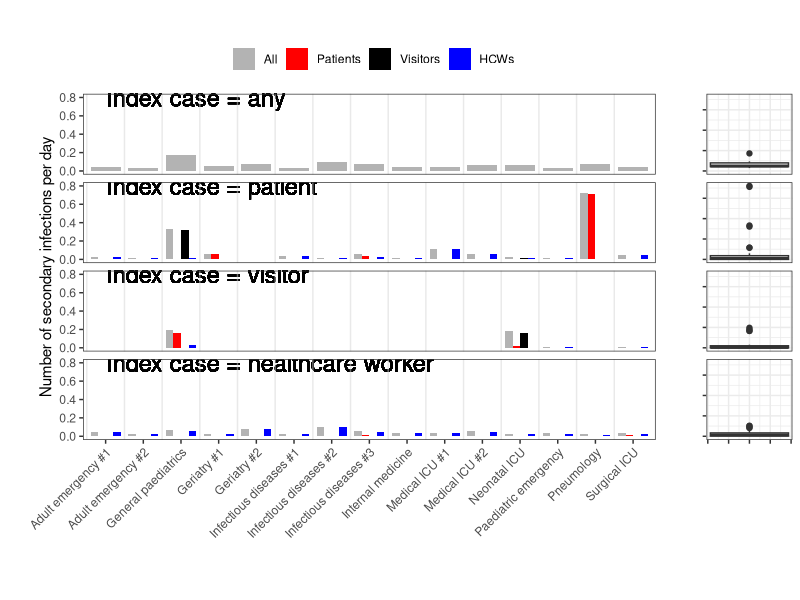
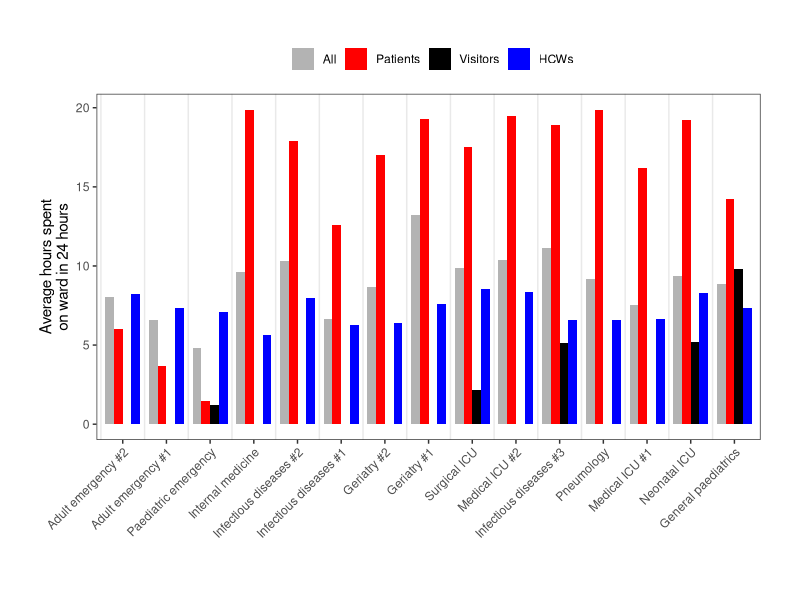
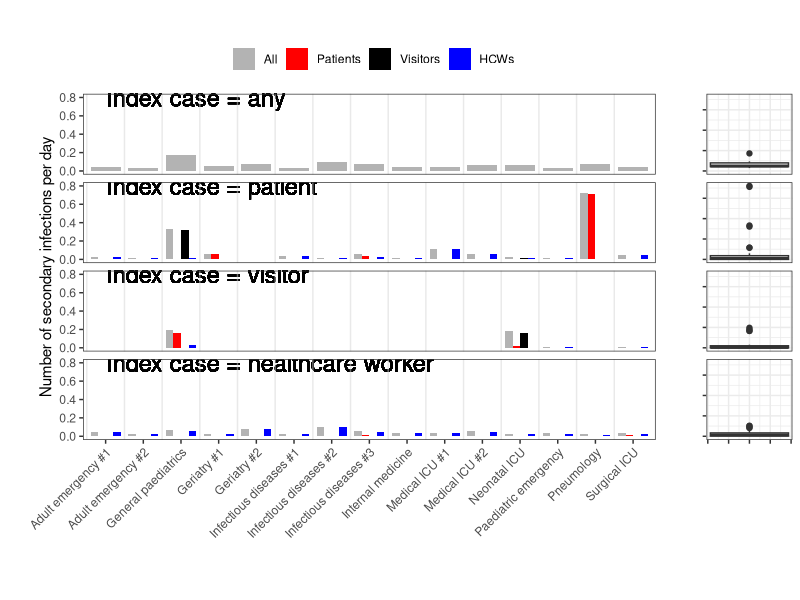
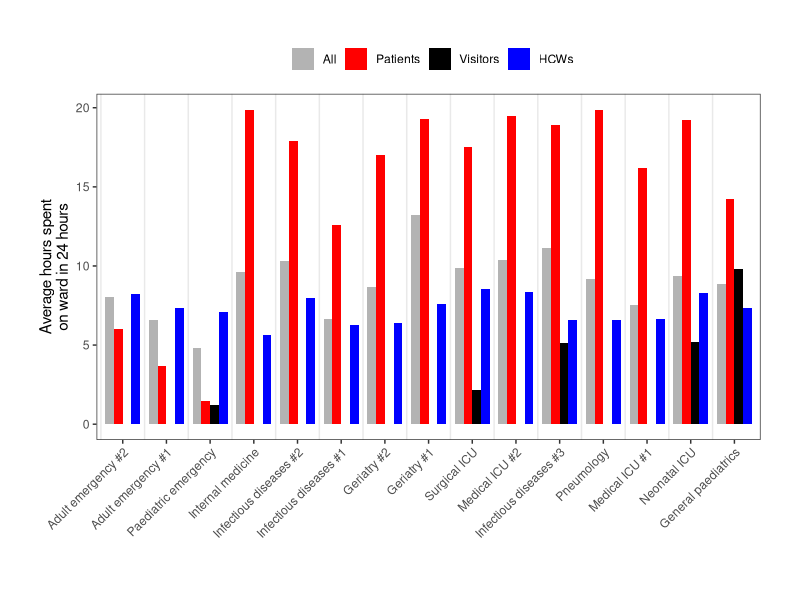
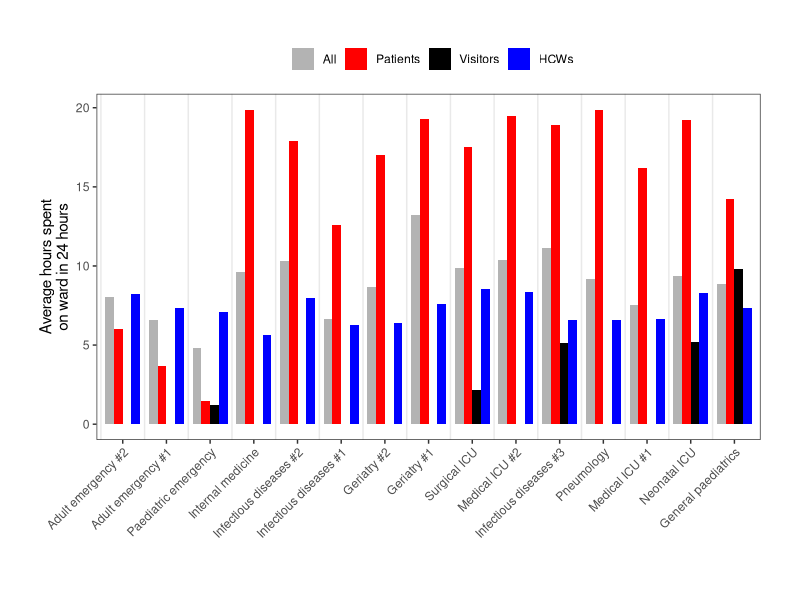

The R source for these figures, in order: (Note: this script raises an error after producing the figures.)
library(tidyverse)
library(magrittr)
library(ggplot2)
library(lubridate)
library(data.table)
library(gridExtra)
library(GGally)
library(igraph)
library(egg)


# list_ward <- read_csv("input/list_ward_complete.csv")
# admission <- read_csv("input/id_function_complete.csv")
# timespent_mins <- read_csv(file = "input/met_timespent_mins_complete.csv")
list_ward <- read_csv("input/list_ward_partial.csv")
admission <- read_csv("input/id_function_partial.csv")
timespent_mins <- read_csv(file = "input/met_timespent_mins_partial.csv")

Label_tib <- read_csv("input/newID_order.csv")


timespent <- timespent_mins %>% 
  select(id, time_J1, time_N1, time_J2) %>% 
  pivot_longer(-id, names_prefix = "time_", names_to = "shift", values_to = "total_mins")


cats <- admission$catHosp %>% unique %>% sort
# order them
cats <- c("patient", "visitor", cats[cats != "investigation"], "investigation") %>% unique
stats <- c("PA", "V", "PE")

admission_types = admission %>% 
  transmute(id, status, catHosp = factor(catHosp, cats))

# function determining probability of infection per duration of contact
sig <- function(x, a) (1 - exp(-x* a))/(1 + exp(-x* a))
a = 0.1

list_ward_thisthat_saveid <- list_ward %>% 
  left_join(admission_types %>% rename_all(function(x) paste0(x, "_from")), by = c("from" = "id_from")) %>% 
  left_join(admission_types %>% rename_all(function(x) paste0(x, "_to")), by = c("to" = "id_to")) %>% 
  filter(catHosp_from != "investigation", catHosp_to != "investigation") %>% 
  mutate(across(starts_with("status"), ~factor(.x, levels = stats))) %>% 
  mutate(combcatHosp_from = catHosp_from %>% {case_when(. == "patient" ~ "Patient"
                                                        , . == "visitor" ~ "Visitor"
                                                        , . == "nurse" ~ "Nurse"
                                                        , . == "physician" ~ "Physician"
                                                        , . == "aux nurse" ~ "Nurse"
                                                        , . == "administration" ~ "Other"
                                                        , . == "ext physician" ~ "Physician"
                                                        , . == "logistic" ~ "Other"
                                                        , . == "student nurse" ~ "Nurse"
                                                        , . == "reeducation staff" ~ "Other"
                                                        , . == "other" ~ "Other")}) %>% 
  mutate(combcatHosp_to = catHosp_to %>% {case_when(. == "patient" ~ "Patient"
                                                    , . == "visitor" ~ "Visitor"
                                                    , . == "nurse" ~ "Nurse"
                                                    , . == "physician" ~ "Physician"
                                                    , . == "aux nurse" ~ "Nurse"
                                                    , . == "administration" ~ "Other"
                                                    , . == "ext physician" ~ "Physician"
                                                    , . == "logistic" ~ "Other"
                                                    , . == "student nurse" ~ "Nurse"
                                                    , . == "reeducation staff" ~ "Other"
                                                    , . == "other" ~ "Other")}) %>% 
  group_by(newID, wardType, from, to, status_from, status_to, catHosp_from, catHosp_to, combcatHosp_from, combcatHosp_to) %>% #first, aggregate contacts which occurred between the same people on the same day
  # filter(length > 60) %>% #AJMAL
  summarise(dur_mins = sum(length)/60) %>% 
  mutate(id_from = from, id_to = to) %>% 
  # filter(dur_mins > 1) %>% #AJMAL
  pivot_longer(cols = c("from", "to"), names_to = "direction", values_to = "id") %>% #then lengthen the table so that each contact counts for both parties
  mutate(this_status = case_when(direction == "from" ~ status_from
                                 , direction == "to" ~ status_to)
         , that_status = case_when(direction == "from" ~ status_to
                                   , direction == "to" ~ status_from)
         , this_catHosp = case_when(direction == "from" ~ catHosp_from
                                    , direction == "to" ~ catHosp_to)
         , that_catHosp = case_when(direction == "from" ~ catHosp_to
                                    , direction == "to" ~ catHosp_from)
         , this_combcatHosp = case_when(direction == "from" ~ combcatHosp_from
                                        , direction == "to" ~ combcatHosp_to)
         , that_combcatHosp = case_when(direction == "from" ~ combcatHosp_to
                                        , direction == "to" ~ combcatHosp_from)
         
         , other_id = case_when(direction == "from" ~ id_to
                                , direction == "to" ~ id_from)) %>% 
  select(-id_from, -id_to)



#### total duration of study in each ward ####
ward_Ttotal <- timespent_mins %>% transmute(id, Ttotal = difftime(N2, J1, units = "mins") %>% as.numeric) %>% 
  left_join(list_ward_thisthat_saveid %>% ungroup %>% select(id, newID)) %>% 
  select(newID, Ttotal) %>% unique

#### Hbar for each ward  ####
# being average time spent with a captor i.e. on the ward
# standardised to 24 hours
ward_hours2 <- timespent_mins %>% 
  transmute(id, time_total) %>% 
  full_join(list_ward_thisthat_saveid %>% ungroup %>% select(id, newID, this_status) %>% unique) %>% 
  group_by(newID) %>% 
  summarise(time_total = mean(time_total)) %>% 
  left_join(ward_Ttotal) %>% 
  mutate(Hbar = 24/Ttotal*time_total)

#### Hbar for each ward and status  ####
# being average time spent with a captor i.e. on the ward, for each status (PA, V, PE)
# standardised to 24 hours
ward_hours2_status <- timespent_mins %>% 
  transmute(id, time_total) %>% 
  full_join(list_ward_thisthat_saveid %>% ungroup %>% select(id, newID, this_status) %>% unique) %>% 
  filter(!is.na(newID)) %>% 
  group_by(newID, this_status) %>% 
  summarise(time_total = mean(time_total)) %>% 
  ungroup %>% 
  complete(newID, this_status, fill = list(time_total = 0)) %>% 
  left_join(ward_Ttotal) %>% 
  mutate(Hbar = 24/Ttotal*time_total)


#### make a single table with zeros ####

# this is the one we want to be our master id-level table for calculating matrices, R0s and even exclusions
matrix_data2 <- list_ward_thisthat_saveid %>% 
  mutate(pInfPerContact = sig(dur_mins, a/60)) %>%
  group_by(newID, this_status, id, that_status) %>% 
  summarise(#n_contacts = n()
            n_contacts = length(unique(other_id))
            , dur_mins = mean(dur_mins)
            , pInfPerContact = mean(pInfPerContact)) %>% 
  ungroup %>% complete(nesting(newID, this_status, id), that_status
                       , fill = list(n_contacts = 0
                                     , contacts_per_hour = 0
                                     , dur_mins = NA
                                     , pInfPerContact = NA)) %>% 
  left_join(timespent %>%
              group_by(id) %>%
              summarise(total_mins = sum(total_mins))) %>%
  mutate(contacts_per_hour = n_contacts/(total_mins/60)) %>% 
  select(newID, this_status, id, total_mins, that_status
         , n_contacts, contacts_per_hour, dur_mins, pInfPerContact)

# here is how to reproduce the generic table (matrix_mean2_gen) from the id-level one (matrix_mean2)
matrix_data2 %>% 
  group_by(newID, id) %>% 
  summarise(dur_mins = sum(dur_mins*n_contacts, na.rm = T)/sum(ifelse(!is.na(dur_mins), n_contacts, 0))
            , pInfPerContact = sum(pInfPerContact*n_contacts, na.rm = T)/sum(ifelse(!is.na(pInfPerContact), n_contacts, 0))
            , contacts_per_hour = sum(contacts_per_hour)
            , n_contacts = sum(n_contacts)) %>% 
  group_by(newID) %>% 
  summarise_at(c("contacts_per_hour", "dur_mins", "pInfPerContact"), mean) %>% 
  # left_join(Didier_wardNames %>% 
  #             transmute(ward_id
  #                       , DidierLabel = paste0("#", ward_id, " ", DidierName)
  #                       , DidierLabel = factor(DidierLabel, levels = unique(DidierLabel)))) %>% 
  # filter(!is.na(DidierLabel)) %>% 
  ungroup %>%
  left_join(ward_hours2 %>% select(newID, Hbar)) %>%
  mutate(daily_risk = replace_na(pInfPerContact, replace = 0)*contacts_per_hour*Hbar) %>% 
  select(newID, contacts_per_hour, dur_mins, pInfPerContact, Hbar, daily_risk)


# from everyone to everyone
complete_DR_gen <- matrix_data2 %>% 
  group_by(newID, id) %>% 
  summarise(dur_mins = sum(dur_mins*n_contacts, na.rm = T)/sum(ifelse(!is.na(dur_mins), n_contacts, 0))
            , pInfPerContact = sum(pInfPerContact*n_contacts, na.rm = T)/sum(ifelse(!is.na(pInfPerContact), n_contacts, 0))
            , contacts_per_hour = sum(contacts_per_hour)
            , n_contacts = sum(n_contacts)) %>% 
  group_by(newID) %>% 
  summarise_at(c("contacts_per_hour", "dur_mins", "pInfPerContact"), mean) %>% 
  ungroup %>%
  left_join(ward_hours2 %>% select(newID, Hbar)) %>%
  mutate(daily_risk = replace_na(pInfPerContact, replace = 0)*contacts_per_hour*Hbar) %>% 
  select(newID, contacts_per_hour, dur_mins, pInfPerContact, Hbar, daily_risk)


# from each this_status to each that_status
# this is almost identical to matrix_mean2 above
complete_DR_status <- matrix_data2 %>% 
  mutate(prod = contacts_per_hour*ifelse(is.na(dur_mins), 0, dur_mins)) %>% 
  group_by(newID, this_status, that_status) %>% 
  # summarise_at(c("n_contacts", "contacts_per_hour", "dur_mins", "pInfPerContact", "prod"), ~mean(.x, na.rm = T)) %>% 
  summarise(total_contacts = sum(n_contacts)
            , across(c("n_contacts", "contacts_per_hour", "dur_mins", "pInfPerContact", "prod"), ~mean(.x, na.rm = T))) %>%
  ungroup %>% complete(newID, this_status, that_status
                       , fill = list(total_contacts = 0)) %>% #adds in entirely missing statuses, and we don't give replacements because it's better if they are NA
  ungroup %>%
  left_join(ward_hours2_status %>% select(newID, this_status, Hbar)) %>%
  mutate(daily_risk = replace_na(pInfPerContact, replace = 0)*contacts_per_hour*Hbar) %>% 
  select(newID, this_status, that_status, contacts_per_hour, dur_mins, pInfPerContact, Hbar, daily_risk)

# from each this_status to all
complete_DR_thisstatus <- complete_DR_status %>% 
  group_by(newID, this_status) %>% 
  summarise(contacts_per_hour = sum(contacts_per_hour)
            , daily_risk = sum(daily_risk)
            , Hbar = Hbar[1]) %>% 
  mutate(pInfPerContact = daily_risk/Hbar/contacts_per_hour
         , dur_mins = NA) %>% 
  select(newID, this_status, contacts_per_hour, dur_mins, pInfPerContact, Hbar, daily_risk)


whisker_top = function(x) {
  lqr = quantile(x, prob = 0.25);
  uqr = quantile(x, prob = 0.75);
  iqr = uqr - lqr;
  return(max(x[x < uqr + iqr]))}
  
whisker_bottom = function(x) {
  lqr = quantile(x, prob = 0.25);
  uqr = quantile(x, prob = 0.75);
  iqr = uqr - lqr;
  return(min(x[x > lqr - iqr]))}

boxplot_DR_gen_numbers <- complete_DR_gen %>% 
  select(daily_risk) %>% 
  summarise_all(.funs = list(whisker_bottom = whisker_bottom
                             , lqr = function(x) quantile(x, prob = 0.25)
                             , median = median
                             , uqr = function(x) quantile(x, prob = 0.75)
                             , whisker_top = whisker_top
                             , iqr = function(x) {quantile(x, prob = 0.75) - quantile(x, prob = 0.25)}
  ))
             
boxplot_DR_gen <- complete_DR_gen %>% 
  ggplot() + geom_boxplot(aes(y = daily_risk))





# complete_DR_gen$daily_risk %>% range
DR_plot <-
  rbind(complete_DR_gen %>% mutate(this_status = "ALL", that_status = "ALL")
      , complete_DR_thisstatus %>% mutate(that_status = "ALL")
      , complete_DR_status) %>% 
  mutate_at(c("this_status", "that_status"), function(x) factor(x, levels = c("ALL", "PA", "V", "PE"))) %>% 
  # mutate_at(c("this_status", "that_status"), function(x) factor(x, labels = c("All", "Patients", "Visitors", "HCWs"))) %>% 
  mutate_at(c("that_status"), function(x) factor(x, labels = c("All", "Patients", "Visitors", "HCWs"))) %>% 
  mutate_at(c("this_status"), function(x) factor(x, labels = paste0("Index case = ", c("any", "patient", "visitor", "healthcare worker")))) %>% 
  ggplot(aes(x = newID, y = daily_risk, fill = that_status)) + 
  geom_bar(stat = "identity", position = position_dodge(width=0.8)
           , width = 0.8
  ) + 
  facet_grid(this_status~.) +
  scale_fill_manual(values = c(All = "grey70", Patients = "red", Visitors = "black", HCWs = "blue")) + 
  theme_bw() + 
  labs(x = "", y = "Number of secondary infections per day", fill = "") + 
  geom_text(aes(x = 1, y = 0.8, label = this_status), hjust = 0, size = 6) +
  # annotate("text", aes(x= 1, y = 0.8, label = label), data = tibble(label = paste("Index case =", c("any", "patient", "visitor", "healthcare worker")))) 
  theme(panel.grid = element_blank()
        , axis.text.x = element_text(angle = 45, hjust = 1)
        , plot.margin = unit(c(1, 1, 1, 1), "cm")
        , strip.text = element_blank()
        , strip.background.y = element_rect(fill = "white")
        , legend.direction = "horizontal", legend.position = "top"
  ) + 
  geom_vline(xintercept = seq(0.5, by = 1, length.out = 15), color="lightgray", size=.5, alpha=.5) # set vertical lines between x groups

DR_boxplot <- rbind(complete_DR_gen %>% mutate(this_status = "ALL", that_status = "ALL")
      , complete_DR_thisstatus %>% mutate(that_status = "ALL")
      , complete_DR_status) %>% 
  mutate_at(c("this_status", "that_status"), function(x) factor(x, levels = c("ALL", "PA", "V", "PE"))) %>% 
  mutate_at(c("this_status", "that_status"), function(x) factor(x, labels = c("All", "Patients", "Visitors", "HCWs"))) %>% 
  ggplot(aes(y = daily_risk)) + geom_boxplot() + 
  facet_grid(this_status~.) + 
  theme_bw() + 
  theme(strip.text = element_blank()
        , axis.title.y = element_blank()
        , axis.text.y = element_blank()
        , axis.text.x = element_blank())


DR_barplot_boxplot <- egg::ggarrange(DR_plot, DR_boxplot, ncol = 2, widths = c(20, 3))

ggsave(DR_barplot_boxplot, filename = "output/Fig_DAR_boxplots.pdf", width = 23, height = 25, units = "cm", device = "pdf")


Label_tib
Hbar_plot <-
  rbind(complete_DR_gen %>% mutate(this_status = "ALL", that_status = "ALL")
        , complete_DR_thisstatus %>% mutate(that_status = "ALL")
        , complete_DR_status) %>% 
  mutate(newID = factor(newID, levels = Label_tib$newID)) %>% 
  # left_join(newID_COVIDstat %>%
  #             transmute(ward_id
  #                       , newname = newID
  #                       # , newname = paste0(newID, "\n(", COVIDstat, ")")
  #             ) %>%
  #             mutate(newname = factor(newname, levels = newname))) %>%
  # filter(!is.na(newname)) %>%
  mutate_at(c("this_status", "that_status"), function(x) factor(x, levels = c("ALL", "PA", "V", "PE"))) %>% 
  # mutate_at(c("this_status", "that_status"), function(x) factor(x, labels = c("All", "Patients", "Visitors", "HCWs"))) %>% 
  mutate_at(c("this_status", "that_status"), function(x) factor(x, labels = c("All", "Patients", "Visitors", "HCWs"))) %>% 
  # mutate_at(c("this_status"), function(x) factor(x, labels = paste0("Index case = ", c("any", "patient", "visitor", "healthcare worker")))) %>% 
  ggplot(aes(x = newID, y = Hbar, fill = this_status)) +
  geom_bar(stat = "identity"
           , position = position_dodge(width=0.8)
           , width = 0.8
  ) + 
  scale_fill_manual(values = c(All = "grey70", Patients = "red", Visitors = "black", HCWs = "blue")) + 
  # facet_grid(this_status~.) +
  theme_bw() + 
  labs(x = "", y = "Average hours spent\non ward in 24 hours", fill = "") + 
  # geom_text(aes(x = 1, y = 60, label = this_status), hjust = 0, size = 6) +
  # geom_text(x = 1, y = 0.8, colour = "black", aes(label = fac_label)
  #           , data = tibble(fac_label = paste("Index case =", c("any", "patient", "visitor", "healthcare worker"))
  #                           , this_status = paste("Index case =", c("any", "patient", "visitor", "healthcare worker")))
  #           ) +
  
  # annotate("text", aes(x= 1, y = 0.8, label = label), data = tibble(label = paste("Index case =", c("any", "patient", "visitor", "healthcare worker")))) 
  theme(panel.grid = element_blank()
        , axis.text.x = element_text(angle = 45, hjust = 1)
        , plot.margin = unit(c(1, 1, 1, 1), "cm")
        , strip.text = element_blank()
        , strip.background.y = element_rect(fill = "white")
        , legend.direction = "horizontal", legend.position = "top"
  ) + 
  geom_vline(xintercept = seq(0.5, by = 1, length.out = 15), color="lightgray", size=.5, alpha=.5) # set vertical lines between x groups
Hbar_plot

ggsave(Hbar_plot, filename = "output/Fig_Hbar.pdf", width = 20, height = 10, units = "cm", device = "pdf")
ggsave(Hbar_plot, filename = "output/Fig_Hbar.png", width = 20, height = 10, units = "cm")



# output table for use in clustering

if(F){
  complete_DR_status %>%
    left_join(newID_COVIDstat) %>%
    select(newID, this_status, that_status, daily_risk) %>%
    write_csv("output/daily_risk.csv")
}


#### some numbers for the paper ####

complete_DR_gen %>% 
  pull(daily_risk) %>% range

complete_DR_thisstatus %>% 
  filter(this_status == "PA") %>% 
  pull(daily_risk) %>% range

complete_DR_thisstatus %>% 
  # filter(ward_id != 15) %>%
  filter(this_status == "V") %>% 
  pull(daily_risk) %>% sort

complete_DR_thisstatus %>% 
  mutate(PED = grepl("Ped", newID) | grepl("Neonat", newID)) %>% 
  filter(this_status == "V") %>% 
  group_by(PED) %>% 
  summarise(range(daily_risk, na.rm = T))

complete_DR_thisstatus %>% 
  left_join(newID_COVIDstat %>%
              transmute(newID, newname = paste0("#", newID, ". ", DidierName, "\n(", COVIDstat, ")")) %>%
              mutate(newname = factor(newname, levels = newname))) %>%
  
  mutate(PED = grepl("Ped", newname) | grepl("Neonat", newname)) %>% 
  filter(this_status == "V") %>% 
  arrange(daily_risk) %>% 
  select(daily_risk, PED)

complete_DR_thisstatus %>% 
  filter(this_status == "PE") %>% 
  pull(daily_risk) %>% sort


complete_DR_status %>% 
  filter(this_status == "PA") %>% 
  group_by(newID) %>% 
  arrange(newID, -daily_risk) %>% 
  slice(1) %>% 
  pull(that_status) %>% table

complete_DR_status %>% 
  filter(this_status == "PE") %>% 
  group_by(newID) %>% 
  arrange(newID, -daily_risk) %>% 
  slice(1) %>% 
  pull(that_status) %>% table


rbind(complete_DR_gen %>% mutate(this_status = "ALL", that_status = "ALL")
      , complete_DR_thisstatus %>% mutate(that_status = "ALL")
      , complete_DR_status) %>% 
  group_by(this_status, that_status, emerg = grepl("emergency", newname)) %>% 
  summarise_at(c("pInfPerContact", "contacts_per_hour", "Hbar"), function(x) mean(x, na.rm = T)) %>% 
  print(n = 100)

complete_DR_status %>% 
  filter(this_status == "PA") %>% 
  filter(that_status == "PA") %>% 
  left_join(newID_COVIDstat %>%
              transmute(ward_id
                        , newname = newID
                        # , newname = paste0(newID, "\n(", COVIDstat, ")")
              ) %>%
              mutate(newname = factor(newname, levels = newname))) 
  
